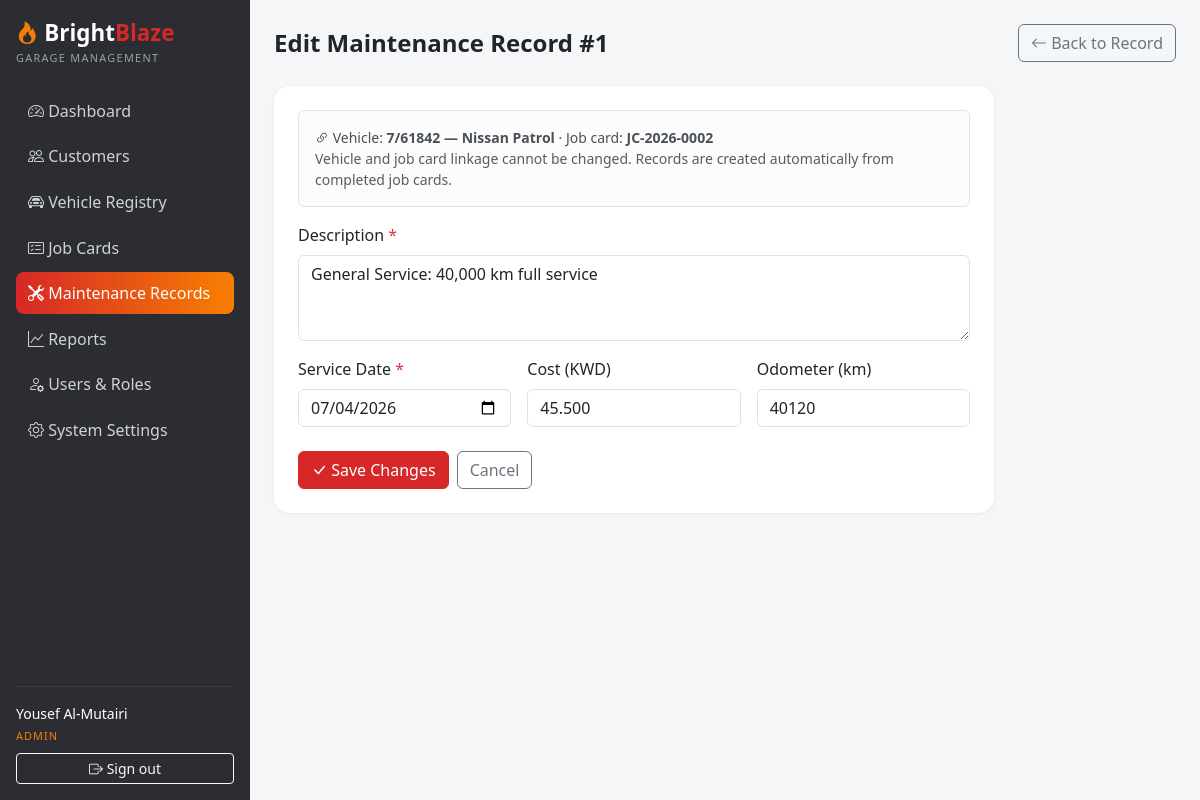
Screenshot of /maintenance/form.php?id=1 (signed in) with the database file from the repository.
### tables this page shows
CREATE TABLE `maintenance_records` (
  `id` INT UNSIGNED NOT NULL AUTO_INCREMENT,
  `vehicle_id` INT UNSIGNED NOT NULL,
  `job_card_id` INT UNSIGNED DEFAULT NULL,
  `description` VARCHAR(255) NOT NULL,
  `service_date` DATE NOT NULL,
  `cost` DECIMAL(10,3) DEFAULT NULL COMMENT 'Cost in KWD',
  `odometer_km` INT UNSIGNED DEFAULT NULL,
  `created_at` TIMESTAMP NOT NULL DEFAULT CURRENT_TIMESTAMP,
  `updated_at` TIMESTAMP NOT NULL DEFAULT CURRENT_TIMESTAMP ON UPDATE CURRENT_TIMESTAMP,
  PRIMARY KEY (`id`),
  KEY `idx_maintenance_vehicle` (`vehicle_id`),
  KEY `idx_maintenance_job` (`job_card_id`),
  CONSTRAINT `fk_maintenance_vehicle` FOREIGN KEY (`vehicle_id`) REFERENCES `vehicles` (`id`) ON DELETE CASCADE,
  CONSTRAINT `fk_maintenance_job` FOREIGN KEY (`job_card_id`) REFERENCES `job_cards` (`id`) ON DELETE SET NULL
);

CREATE TABLE `vehicles` (
  `id` INT UNSIGNED NOT NULL AUTO_INCREMENT,
  `customer_id` INT UNSIGNED NOT NULL,
  `plate_number` VARCHAR(20) NOT NULL,
  `make` VARCHAR(60) NOT NULL,
  `model` VARCHAR(60) NOT NULL,
  `year` SMALLINT UNSIGNED DEFAULT NULL,
  `color` VARCHAR(40) DEFAULT NULL,
  `vin` VARCHAR(30) DEFAULT NULL,
  `created_at` TIMESTAMP NOT NULL DEFAULT CURRENT_TIMESTAMP,
  `updated_at` TIMESTAMP NOT NULL DEFAULT CURRENT_TIMESTAMP ON UPDATE CURRENT_TIMESTAMP,
  PRIMARY KEY (`id`),
  UNIQUE KEY `uq_vehicles_plate` (`plate_number`),
  UNIQUE KEY `uq_vehicles_vin` (`vin`),
  KEY `idx_vehicles_customer` (`customer_id`),
  CONSTRAINT `fk_vehicles_customer` FOREIGN KEY (`customer_id`) REFERENCES `customers` (`id`) ON DELETE CASCADE
);

CREATE TABLE `job_cards` (
  `id` INT UNSIGNED NOT NULL AUTO_INCREMENT,
  `job_number` VARCHAR(20) NOT NULL,
  `customer_id` INT UNSIGNED NOT NULL,
  `vehicle_id` INT UNSIGNED NOT NULL,
  `service_category` VARCHAR(60) NOT NULL,
  `technician_id` INT UNSIGNED DEFAULT NULL,
  `priority` ENUM('Low','Medium','High') NOT NULL DEFAULT 'Medium',
  `status` ENUM('Pending','Assigned','In Progress','Completed','Cancelled') NOT NULL DEFAULT 'Pending',
  `problem_description` TEXT NOT NULL,
  `estimated_completion` DATE DEFAULT NULL,
  `created_at` TIMESTAMP NOT NULL DEFAULT CURRENT_TIMESTAMP,
  `completed_at` DATETIME DEFAULT NULL,
  `updated_at` TIMESTAMP NOT NULL DEFAULT CURRENT_TIMESTAMP ON UPDATE CURRENT_TIMESTAMP,
  PRIMARY KEY (`id`),
  UNIQUE KEY `uq_job_cards_number` (`job_number`),
  KEY `idx_job_cards_status` (`status`),
  KEY `idx_job_cards_priority` (`priority`),
  KEY `idx_job_cards_customer` (`customer_id`),
  KEY `idx_job_cards_vehicle` (`vehicle_id`),
  KEY `idx_job_cards_technician` (`technician_id`),
  CONSTRAINT `fk_job_cards_customer` FOREIGN KEY (`customer_id`) REFERENCES `customers` (`id`) ON DELETE CASCADE,
  CONSTRAINT `fk_job_cards_vehicle` FOREIGN KEY (`vehicle_id`) REFERENCES `vehicles` (`id`) ON DELETE CASCADE,
  CONSTRAINT `fk_job_cards_technician` FOREIGN KEY (`technician_id`) REFERENCES `users` (`id`) ON DELETE SET NULL
);

### config/database.php (called while the page is built, shortened)
<?php
function db(): PDO
{
    static $pdo = null;
    if ($pdo === null) {
        $dsn = 'mysql:host=' . DB_HOST . ';dbname=' . DB_NAME . ';charset=utf8mb4';
        try {
            $pdo = new PDO($dsn, DB_USER, DB_PASS, [
                PDO::ATTR_ERRMODE            => PDO::ERRMODE_EXCEPTION,
                PDO::ATTR_DEFAULT_FETCH_MODE => PDO::FETCH_ASSOC,
                PDO::ATTR_EMULATE_PREPARES   => false,
            ]);
        } catch (PDOException $e) {
            http_response_code(500);
            die('Database connection failed. Check config/database.php and make sure MySQL is running and the brightblaze_garage database is imported.');
        }
    }
    return $pdo;
}

### config/config.php (called while the page is built, shortened)
<?php
require_once __DIR__ . '/database.php';
function base_url(string $path = ''): string
{
    return BASE_URL . ltrim($path, '/');
}

### includes/functions.php (called while the page is built, shortened)
<?php
function e(?string $value): string
{
    return htmlspecialchars((string) $value, ENT_QUOTES, 'UTF-8');
}

### maintenance/form.php (the view, shortened to what this page needs)
<?php
require_once __DIR__ . '/../config/config.php';
$id = (int) ($_GET['id'] ?? 0);
$stmt = db()->prepare(
    'SELECT mr.*, v.plate_number, v.make, v.model, jc.job_number
     FROM maintenance_records mr
     JOIN vehicles v ON v.id = mr.vehicle_id
     LEFT JOIN job_cards jc ON jc.id = mr.job_card_id
     WHERE mr.id = ?'
);
$stmt->execute([$id]);
$record = $stmt->fetch();
include __DIR__ . '/../includes/header.php';
?>
<div class="d-flex justify-content-between align-items-center mb-4">
  <h4 class="fw-bold mb-0">Edit Maintenance Record #<?= (int) $record['id'] ?></h4>
  <a class="btn btn-outline-secondary" href="<?= base_url('maintenance/view.php?id=' . (int) $record['id']) ?>"><i class="bi bi-arrow-left"></i> Back to Record</a>
</div>
<div class="card" style="max-width: 720px;">
  <div class="card-body p-4">
    <div class="alert alert-light border small">
      <i class="bi bi-link-45deg"></i>
      Vehicle: <strong><?= e($record['plate_number'] . ' — ' . $record['make'] . ' ' . $record['model']) ?></strong>
      · Job card: <strong><?= e($record['job_number'] ?? 'No longer exists') ?></strong>
      <span class="d-block text-muted">Vehicle and job card linkage cannot be changed. Records are created automatically from completed job cards.</span>
    </div>
    <form method="post" action="<?= base_url('maintenance/form.php?id=' . (int) $record['id']) ?>">
      <div class="row g-3">
        <div class="col-12">
          <label class="form-label" for="description">Description <span class="text-danger">*</span></label>
          <textarea class="form-control" id="description" name="description" rows="3" maxlength="255" required><?= e($record['description']) ?></textarea>
        </div>
        <div class="col-md-4">
          <label class="form-label" for="service_date">Service Date <span class="text-danger">*</span></label>
          <input class="form-control" type="date" id="service_date" name="service_date" value="<?= e((string) $record['service_date']) ?>" required>
        </div>
        <div class="col-md-4">
          <label class="form-label" for="cost">Cost (KWD)</label>
          <input class="form-control" type="number" step="0.001" min="0" id="cost" name="cost" value="<?= e($record['cost'] !== null ? (string) $record['cost'] : '') ?>" placeholder="e.g. 45.500">
        </div>
        <div class="col-md-4">
          <label class="form-label" for="odometer_km">Odometer (km)</label>
          <input class="form-control" type="number" min="0" id="odometer_km" name="odometer_km" value="<?= e($record['odometer_km'] !== null ? (string) $record['odometer_km'] : '') ?>" placeholder="e.g. 40120">
        </div>
      </div>
      <div class="mt-4 d-flex gap-2">
        <button class="btn btn-bb" type="submit"><i class="bi bi-check-lg"></i> Save Changes</button>
        <a class="btn btn-outline-secondary" href="<?= base_url('maintenance/view.php?id=' . (int) $record['id']) ?>">Cancel</a>
      </div>
    </form>
  </div>
</div>
<?php include __DIR__ . '/../includes/footer.php'; ?>

### assets/css/style.css (style rules this page uses)
:root { --bb-red: #d62828; --bb-orange: #f77f00; --bb-dark: #2b2d33; --bb-darker: #212226; }
body { background: #f5f6f8; }
.card { border: 0; border-radius: 1rem; box-shadow: 0 1px 4px rgba(0, 0, 0, 0.06); }
.btn-bb { background: var(--bb-red); border-color: var(--bb-red); color: #fff; }

### rows the page displays
maintenance_records: id "1", vehicle.model "7/61842 — Nissan Patrol", job_card.job_number "JC-2026-0002", description "General Service: 40,000 km full service", service_date "07/04/2026", cost "45.500", odometer_km "40120"

### other values shown
$label "Dashboard Customers Vehicle Registry Job Cards Maintenance Records Reports Users & Roles System Settings"
current_user_name() "Yousef Al-Mutairi"
current_role() "ADMIN"
